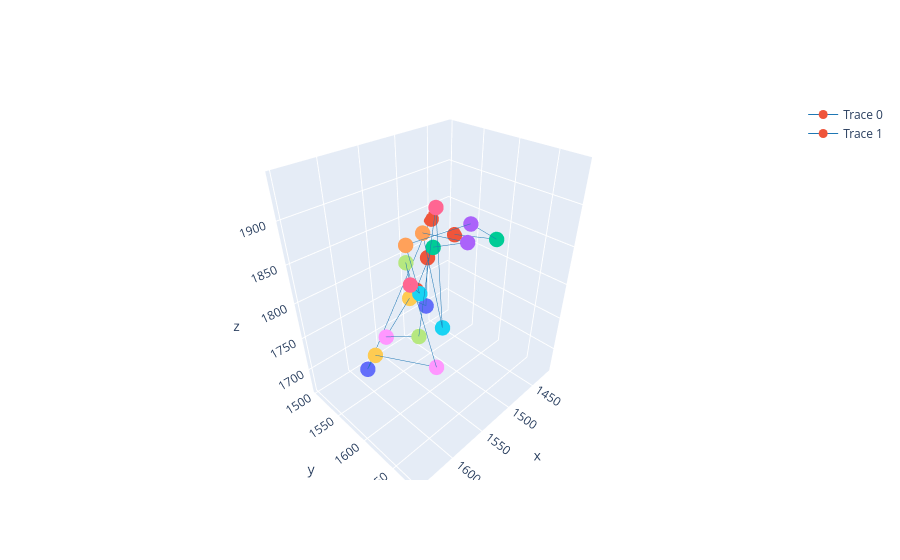

Notebook source saved alongside this figure:
### Markdown cell above
We can visualize the aligned traces by their index in the pair matrix.

### Code cell
tr.plot_aligned_traces(traces,[56,156])

### Figure 1 — Plotly figure (JSON) as saved in the notebook; plotly's stock layout.template omitted (floating-point values rounded to 4 significant figures)
{"data": [{"line": {"color": "#1f77b4", "width": 1}, "marker": {"color": ["#EF553B", "#00CC96", "#AB63FA", "#FFA15A", "#19D3F3", "#FF6692", "#B6E880", "#FF97FF", "#FECB52", "#636EFA", "#EF553B"], "size": 9}, "mode": "markers+lines", "name": "Trace 0", "opacity": 1, "type": "scatter3d", "x": [1512.0, 1516.0, 1540.0, 1546.0, 1557.0, 1586.0, 1606.0, 1602.0, 1546.0, 1496.0, 1498.0], "y": [1538.0, 1572.0, 1642.0, 1587.0, 1627.0, 1646.0, 1643.0, 1586.0, 1564.0, 1539.0, 1544.0], "z": [1768.0, 1845.0, 1889.0, 1880.0, 1786.0, 1941.0, 1814.0, 1775.0, 1787.0, 1736.0, 1813.0]}, {"line": {"color": "#1f77b4", "width": 1}, "marker": {"color": ["#EF553B", "#00CC96", "#AB63FA", "#FFA15A", "#19D3F3", "#FF6692", "#B6E880", "#FF97FF", "#FECB52", "#636EFA", "#EF553B"], "size": 9}, "mode": "markers+lines", "name": "Trace 1", "opacity": 1, "type": "scatter3d", "x": [1419.0, 1448.0, 1510.0, 1597.0, 1596.0, 1647.0, 1589.0, 1578.0, 1585.0, 1586.0, 1450.0], "y": [1515.0, 1608.0, 1620.0, 1619.0, 1635.0, 1680.0, 1609.0, 1639.0, 1540.0, 1520.0, 1502.0], "z": [1803.0, 1843.0, 1890.0, 1900.0, 1855.0, 1912.0, 1874.0, 1750.0, 1707.0, 1669.0, 1833.0]}], "layout": {}}
